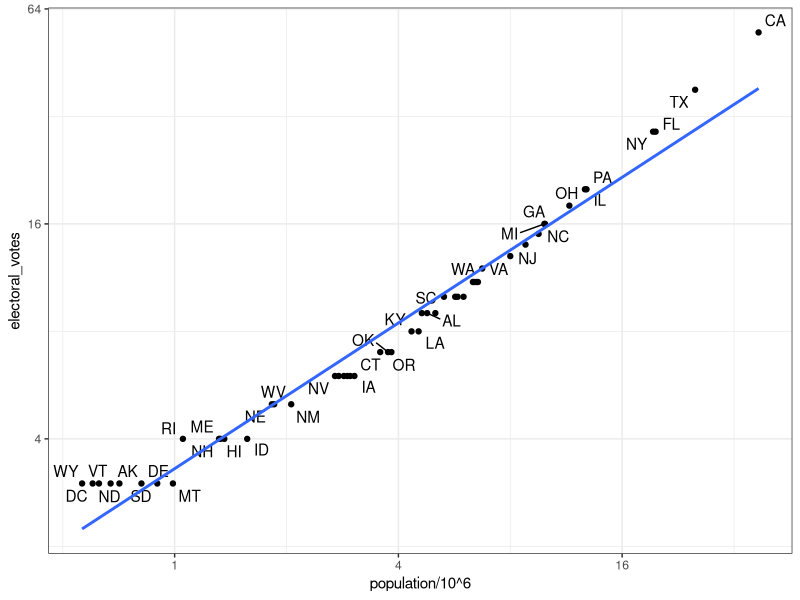

Write the R code that produced this figure. (Note: this script raises an error after producing the figure.)
# import US murders data
library(tidyverse)
library(ggrepel)
library(dslabs)
ds_theme_set()
data(murders)
head(murders)

# import US election results data
data(polls_us_election_2016)
head(results_us_election_2016)
identical(results_us_election_2016$state, murders$state)

# join the murders table and US election results table
tab <- left_join(murders, results_us_election_2016, by = "state")
head(tab)

# plot electoral votes versus population
tab %>% ggplot(aes(population/10^6, electoral_votes, label = abb)) +
  geom_point() +
  geom_text_repel() + 
  scale_x_continuous(trans = "log2") +
  scale_y_continuous(trans = "log2") +
  geom_smooth(method = "lm", se = FALSE)

# make two smaller tables to demonstrate joins
tab1 <- slice(murders, 1:6) %>% select(state, population)
tab1
tab2 <- slice(results_us_election_2016, c(1:3, 5, 7:8)) %>% select(state, electoral_votes)
tab2

# experiment with different joins
left_join(tab1, tab2)
tab1 %>% left_join(tab2)
tab1 %>% right_join(tab2)
inner_join(tab1, tab2)
semi_join(tab1, tab2)
anti_join(tab1, tab2)


#Bind
ind_cols(a = 1:3, b = 4:6)

tab1 <- tab[, 1:3]
tab2 <- tab[, 4:6]
tab3 <- tab[, 7:9]
new_tab <- bind_cols(tab1, tab2, tab3)
head(new_tab)

tab1 <- tab[1:2,]
tab2 <- tab[3:4,]
bind_rows(tab1, tab2)
